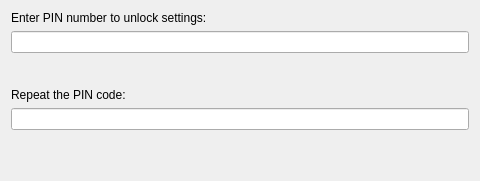
<?xml version="1.0" encoding="UTF-8"?>
<ui version="4.0">
 <class>PINSelectionWidget</class>
 <widget class="QWidget" name="PINSelectionWidget">
  <property name="geometry">
   <rect>
    <x>0</x>
    <y>0</y>
    <width>480</width>
    <height>181</height>
   </rect>
  </property>
  <property name="windowTitle">
   <string>Form</string>
  </property>
  <layout class="QVBoxLayout" name="verticalLayout">
   <item>
    <widget class="QLabel" name="label">
     <property name="text">
      <string>Enter PIN number to unlock settings:</string>
     </property>
    </widget>
   </item>
   <item>
    <widget class="QLineEdit" name="lineEdit_PIN_1">
     <property name="inputMethodHints">
      <set>Qt::ImhDigitsOnly|Qt::ImhHiddenText|Qt::ImhNoAutoUppercase|Qt::ImhNoPredictiveText|Qt::ImhSensitiveData</set>
     </property>
     <property name="echoMode">
      <enum>QLineEdit::Password</enum>
     </property>
    </widget>
   </item>
   <item>
    <spacer name="verticalSpacer">
     <property name="orientation">
      <enum>Qt::Vertical</enum>
     </property>
     <property name="sizeHint" stdset="0">
      <size>
       <width>20</width>
       <height>27</height>
      </size>
     </property>
    </spacer>
   </item>
   <item>
    <widget class="QLabel" name="label_2">
     <property name="text">
      <string>Repeat the PIN code:</string>
     </property>
    </widget>
   </item>
   <item>
    <widget class="QLineEdit" name="lineEdit_PIN_2">
     <property name="inputMethodHints">
      <set>Qt::ImhDigitsOnly|Qt::ImhHiddenText|Qt::ImhNoAutoUppercase|Qt::ImhNoPredictiveText|Qt::ImhSensitiveData</set>
     </property>
     <property name="echoMode">
      <enum>QLineEdit::Password</enum>
     </property>
    </widget>
   </item>
   <item>
    <spacer name="verticalSpacer_2">
     <property name="orientation">
      <enum>Qt::Vertical</enum>
     </property>
     <property name="sizeHint" stdset="0">
      <size>
       <width>20</width>
       <height>40</height>
      </size>
     </property>
    </spacer>
   </item>
  </layout>
 </widget>
 <resources/>
 <connections/>
</ui>
